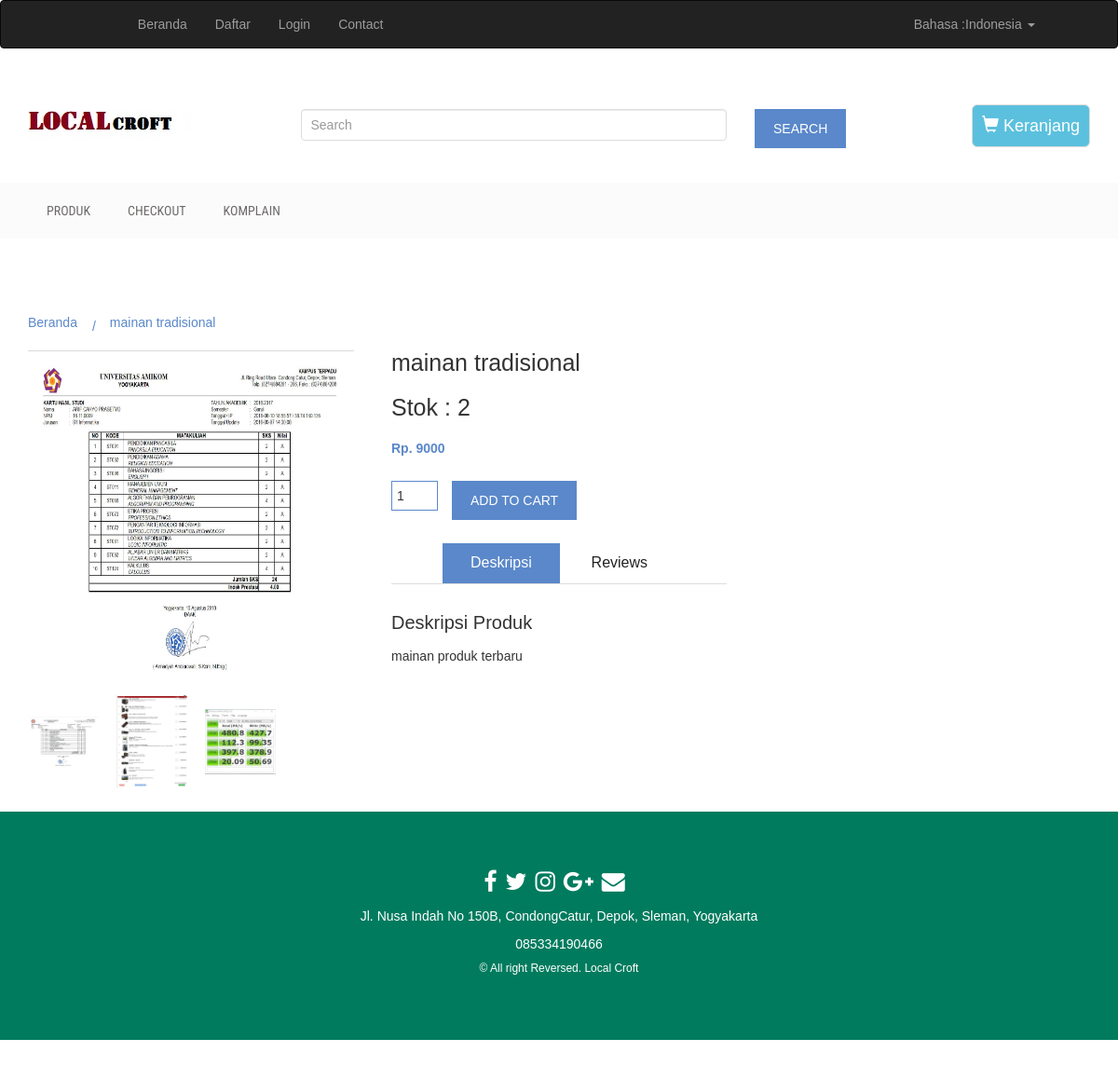
Page /deskripsi.php?id=1 on the committed database.
### tables this page shows
CREATE TABLE `produk` (
  `id_produk` int(11) NOT NULL,
  `id_kategori` int(11) NOT NULL,
  `id_toko` int(11) NOT NULL,
  `nama_produk` varchar(100) NOT NULL,
  `jumlah_stok` int(11) NOT NULL,
  `harga` int(12) NOT NULL,
  `deskripsi` varchar(200) NOT NULL,
  `direktori_gambar` varchar(100) NOT NULL,
  `direktori_gambar2` varchar(100) NOT NULL,
  `direktori_gambar3` varchar(100) NOT NULL
);

### deskripsi.php (the view, shortened to what this page needs)
<!DOCTYPE html>
<html>
<head>
  <link rel="stylesheet" href="asset/css/bootstrap.min.css">
  <link rel="stylesheet" href="asset/css/font-awesome.min.css">
  <link rel="stylesheet" href="asset/css/owl.carousel.css">
  <link rel="stylesheet" href="asset/style.css">
  <link rel="stylesheet" href="asset/css/responsive.css">
  <link rel="stylesheet" type="text/css" href="asset/css/desain.css">
</head>
  <body ng-app="">
    <?php
    include "header.php";
    include "menu.php";
    include "proses/koneksi.php";
    $id_produk = $_GET["id"];
    $ambil = $koneksi->query("SELECT * FROM produk WHERE id_produk='$id_produk'");
    $detail = $ambil->fetch_assoc();
?>
    <div class="single-product-area">
        <div class="container">
            <div class="row">
                <div class="col-md-8">
                    <div class="product-content-right">
                        <div class="product-breadcroumb">
                            <a href="index.php">Beranda</a>
                            <a href=""><?php echo $detail["nama_produk"]; ?></a>
                        </div>
                        <div class="row">
                            <div class="col-sm-6">
                                <div class="product-images">
                                    <div class="product-main-img">
                                        <img class="imgDetail" src="asset/img/produk/<?php echo $detail["direktori_gambar"]; ?>" alt="">
                                    </div>
                                    <div class="product-gallery">
                                        <img src="asset/img/produk/<?php echo $detail["direktori_gambar"]; ?>" alt="">
                                        <img src="asset/img/produk/<?php echo $detail["direktori_gambar2"]; ?>" alt="">
                                        <img src="asset/img/produk/<?php echo $detail["direktori_gambar3"]; ?>" alt="">
                                    </div>
                                </div>
                            </div>
                            <div class="col-sm-6">
                                <div class="product-inner">
                                    <h2 class="product-name"><?php echo $detail["nama_produk"]; ?></h2>
                                    <h4 class="product-name">Stok : <?php echo $detail["jumlah_stok"]; ?></h4>
                                    <div class="product-inner-price">
                                        <ins>Rp. <?php echo $detail["harga"]; ?></ins>
                                    </div>
                                    <form action="" class="cart">
                                        <div class="quantity">
                                            <input type="number" size="4" class="input-text qty text" title="Qty" value="1" name="quantity" min="1" step="1">
                                        </div>
                                        <button class="add_to_cart_button" type="submit">Add to Cart</button>
                                    </form>
                                    <div role="tabpanel">
                                        <ul class="product-tab" role="tablist">
                                            <li role="presentation" class="active"><a href="#home" aria-controls="home" role="tab" data-toggle="tab">Deskripsi</a></li>
                                            <li role="presentation"><a href="#profile" aria-controls="profile" role="tab" data-toggle="tab">Reviews</a></li>
                                        </ul>
                                        <div class="tab-content">
                                            <div role="tabpanel" class="tab-pane fade in active" id="home">
                                                <h2>Deskripsi Produk</h2>
                                                <p><?php echo $detail["deskripsi"]; ?></p>
                                            </div>
                                        </div>
                                    </div>
                                </div>
                            </div>
                        </div>
                </div>
            </div>
        </div>
    </div>
<?php include "footer.php"; ?>
  </body>
</html>

### asset/style.css (style rules this page uses)
.imgDetail { width: 350px; height: 350px; }
h1, h2, h3, h4, h5, h6 { margin: 0 0 15px; }
body { font-family:Arial, Helvetica, sans-serif; }
a { color: #5a88ca }
.single-product-area { padding: 80px 0 130px; }
input[type="submit"], button[type=submit] { background: none repeat scroll 0 0 #5a88ca; border: medium none; color: #fff; padding: 11px 20px; text-transform: uppercase; }
.product-breadcroumb { margin-bottom: 20px; }
.product-breadcroumb > a { margin-right: 31px; position: relative; }
.product-breadcroumb > a::before { content: "/"; position: absolute; right: -20px; top: 2px; }
.product-breadcroumb > a:last-child::before { display: none; }
.product-main-img { margin-bottom: 20px; }
.product-gallery { margin-bottom: 25px; margin-left: -15px; overflow: hidden; }
.product-gallery img { height: auto; margin-left: 15px; width: 76px; }
.product-name { font-size: 25px; margin-bottom: 20px; }
.product-inner-price { margin-bottom: 25px; }
.product-inner-price > ins { color: #5a88ca; font-weight: 700; margin-right: 10px; text-decoration: none; }
.quantity { float: left; margin-right: 15px; }
.quantity input[type="number"] { border: 1px solid #5a88ca; padding: 5px; width: 50px; }
.add_to_cart_button { background: none repeat scroll 0 0 #5a88ca; border: medium none; color: #fff; padding: 6px 25px;display: inline-block }
form.cart { margin-bottom: 25px; }
.product-tab { border-bottom: 1px solid #ddd; list-style: outside none none; margin: 0 0 30px; padding: 0; text-align: center; }
.product-tab li { display: inline-block; }
.product-tab li.active { background: none repeat scroll 0 0 #5a88ca; }
.product-tab li.active a { color: #fff; }
.product-tab li a { color: #222; display: block; font-size: 16px; padding: 10px 30px; }
.tab-content h2 { font-size: 20px; }
.tab-content { margin-bottom: 30px; }

### asset/css/responsive.css (style rules this page uses)
@media only screen and (min-width: 992px) and (max-width: 1280px) { input[type="submit"], button[type="submit"] { padding: 11px 15px; } }

### rows in the picture
produk: nama_produk "mainan tradisional", direktori_gambar (picture), direktori_gambar2 (picture), direktori_gambar3 (picture), jumlah_stok "2", harga "9000", deskripsi "mainan produk terbaru"
